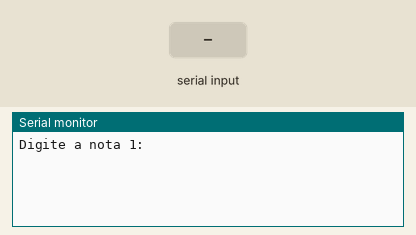
Bench run of a sketch on a simulated Arduino Uno, built with avr-gcc and run on an emulated ATmega328P. Parts: the last lines printed to the serial monitor. Inputs (shaded band) come from the test bench.

Above: at 2.2 s.
2.3 s: "90,45,200\n" received over Serial
At 3.1 s:
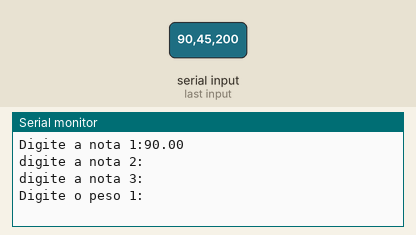
3.8 s: "30,150,10\n" received over Serial
At 6.9 s:
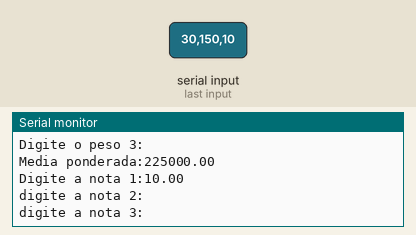

The sketch:

Entrada_Dados_Media.ino
```cpp
//Delaclaração das variáveis /numeros Reais*/
float nota1, nota2, nota3, peso1, peso2, peso3, media;

void setup() {
  //Inicia a comunicação com o Serial Monitor
  Serial.begin(9600);


  delay(1000);  //Espera estratégica
}

void loop() {
  Serial.print("Digite a nota 1:");

  // while = comando de repetição "enquanto"
  while (Serial.available() == 0) {
    //Aguarde a entrada de valores do usuário
  }

  // Lê o valor do serial e guarda na variável nota1
  nota1 = Serial.parseFloat();
  Serial.println(nota1);

  Serial.println("digite a nota 2:");
  while (Serial.available() == 0)
    ;
  {
    //Aguarde a entrada de nota 2
  }

  nota2 = Serial.parseFloat();

  Serial.println("digite a nota 3:");
  while (Serial.available() == 0)
    ;
  {
    //Aguarde a entrada de nota 3
  }

  nota3 = Serial.parseFloat();


  //Atribuição dos pesos
  Serial.println("Digite o peso 1:");
  while (Serial.available() == 0) {
    //Aguarda a entrada do peso1
  }
  peso1 = Serial.parseFloat();

  Serial.println("Digite o peso 2:");
  while (Serial.available() == 0) {
    //Aguarda a entrada do peso1
  }
  peso2 = Serial.parseFloat();

  Serial.println("Digite o peso 3:");
  while (Serial.available() == 0) {
    //Aguarda a entrada do peso1
  }
  peso3 = Serial.parseFloat();

  //Cálculo da media ponderada:
  media = (nota1 * peso1 + nota2 * peso2 * +nota3 * peso3) / (peso1 + peso2 + peso3);

  // Exibe o valor da média calculada
  Serial.print("Media ponderada:");
  Serial.println(media);
  delay(1000);
}

//Criando uma função chamada
 float aguardaEntrada(){
  while (!Serial.available()){
    //Aguarda até que um valor seja digitado
  }

  //Retornar o valor digitado no serial em tipo float
  return Serial.parseFloat();
}
```

Measured:
- after the input at 2.3 s, the serial monitor: prints a new line at once (image 1)
- after the input at 3.8 s, the serial monitor: prints a new line at once (image 2)
